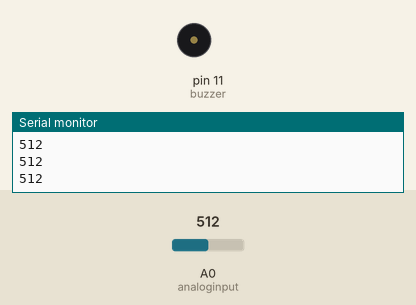
This sketch was run on a simulated Arduino Uno, built with avr-gcc and run on an emulated ATmega328P. Parts: buzzer (waves = sounding), the last lines printed to the serial monitor. The inputs (shaded band) are chosen by the test bench; at power-on: A0 (analoginput) = 512.

Above: at 1.2 s.
1.3 s: A0 (analoginput) set to 530
At 2.4 s:
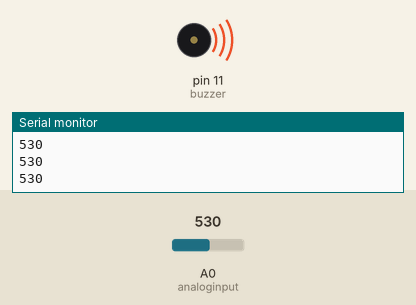
3.0 s: A0 (analoginput) set to 511
At 3.6 s:
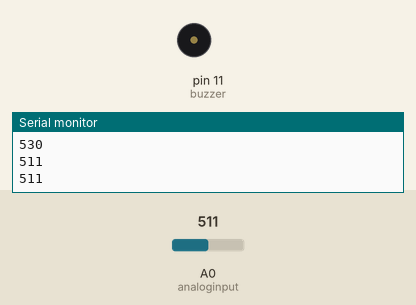
Timing chart, 0 to 6.0 s (numbered marks = the images above; inputs shaded):
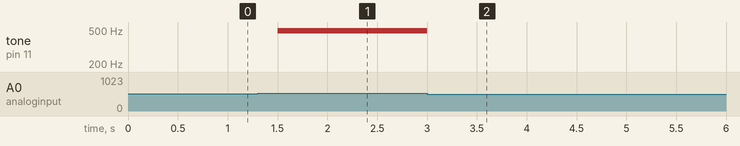

Measured:
- the behaviour switches between 512 and 513 on A0 (analoginput) (found by bisection; images 0 and 1)
- after the input at 1.3 s, tone on pin 11 (buzzer): silent → 490 Hz after 0.20 s
- after the input at 3.0 s, tone on pin 11 (buzzer): 490 Hz → silent at once

The sketch:

Photoresistance_control_voice.ino
```cpp
int analoginput=0;
int buzzer=11;
int i=0;
void setup() {
  // put your setup code here, to run once:

Serial.begin(9600);
pinMode(buzzer,OUTPUT);
}

void loop() {
  while(true){
  i=analogRead(analoginput);
  Serial.println(i);
  analogWrite(buzzer,i);
  delay(300);
  }
    }
```
